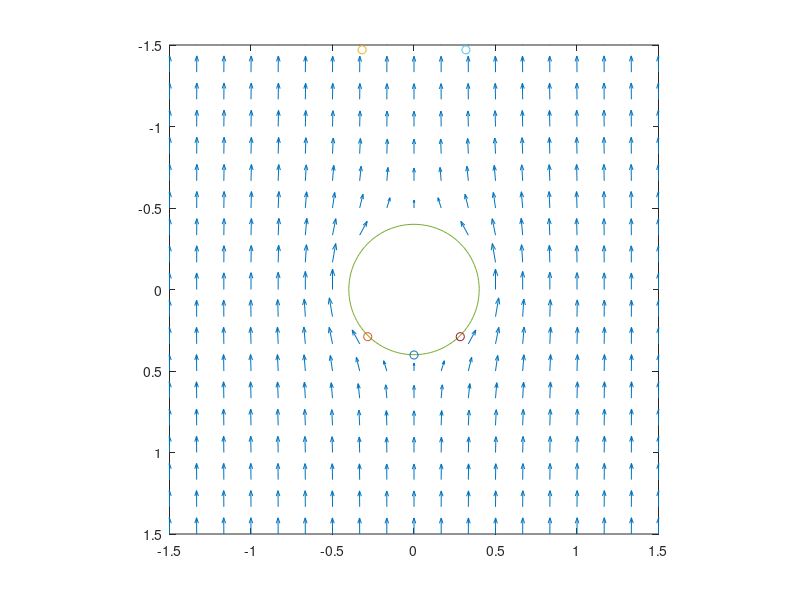

Here is the MATLAB script that generated this plot:
#################################################################
# TOTAL GRADE EXERCISE 1: 35/50p
#################################################################

# The questions were not answered ---> 0/15

#The simulation is performed correctly: --->35/35



#################################################################


function fp_ex1
  %Create the figure and the folder
  figure(1);
  out_dir = "ex1_images";
  mkdir (out_dir);
  
  %Varibles
  vo = 10;
  a = 0.4;
  size = 19;
  timestep = 0.4;
  
  %Compute the position grid
  xx = linspace(-1.5, 1.5, size);
  zz = linspace(-1.5, 1.5, size);
  [x, z] = meshgrid(xx, zz);
  
  %Compute the velocity grid
  der_x = (a^3*vo*(2*x.*x - z.*z))./(2*(z.*z + x.*x).^(5/2)) - vo;
  der_z = (3*a^3*vo*x.*z)./(2*(z.*z + x.*x).^(5/2));
  
  %Get rid of unwanted values
  for i = 1:size
    for j = 1:size
      if(x(i, j)^2 + z(i, j)^2 <= a*a)
        der_x(i, j) = 0;
        der_z(i, j) = 0;
      endif
    endfor
  endfor
  
  %Create particles
  particles_x0 = linspace(1.5, 1.5, size);
  particles_z0 = linspace(1.4, -1.4, size);
  
  for i = 1:80
    hold off;
    %Plot the grid
    scale_factor = 0.01;
    quiver(x, z, der_x*scale_factor, der_z*scale_factor, 'AutoScale', 'off');
    view(90, 90);
    hold on;
      
    %Plot the sphere
    t = linspace(0,2*pi,100)'; 
    circsx = a*cos(t); 
    circsy = a*sin(t); 
    plot(circsx,circsy); 
    hold on;
    
    
    %Plot the particles
    for j = 1:19
      %Compute the velocity of every particle
      vx = interp2(x, z, der_x, particles_x0(j), particles_z0(j))*scale_factor;
      vz = interp2(x, z, der_z, particles_x0(j), particles_z0(j))*scale_factor;
      
      %Check if the particles are inside the sphere
      dist = sqrt((particles_x0(j) + vx * timestep)^2 + (particles_z0(j) + vz * timestep)^2);
      %If they are not, update their position
      if (dist > a)
        pos_x = particles_x0(j) + vx*timestep;
        pos_z = particles_z0(j) + vz*timestep;
        %If they are just leave them
      else
        pos_x = particles_x0(j);
        pos_z = particles_z0(j);
      endif
      %Update the particles in the array
      particles_x0(j) = pos_x;
      particles_z0(j) = pos_z;
      
      %Plot the particle
      plot(pos_x, pos_z, 'o');
      hold on;
    endfor
    
    %Set the axis and the ratio
    axis([-1.5 1.5 -1.5 1.5]);
    daspect([1 1]);
    
    %Save the frame
    fname = fullfile(out_dir, sprintf("img%0.3i.png", i));
    imwrite(getframe(gcf).cdata, fname);
  endfor
endfunction








